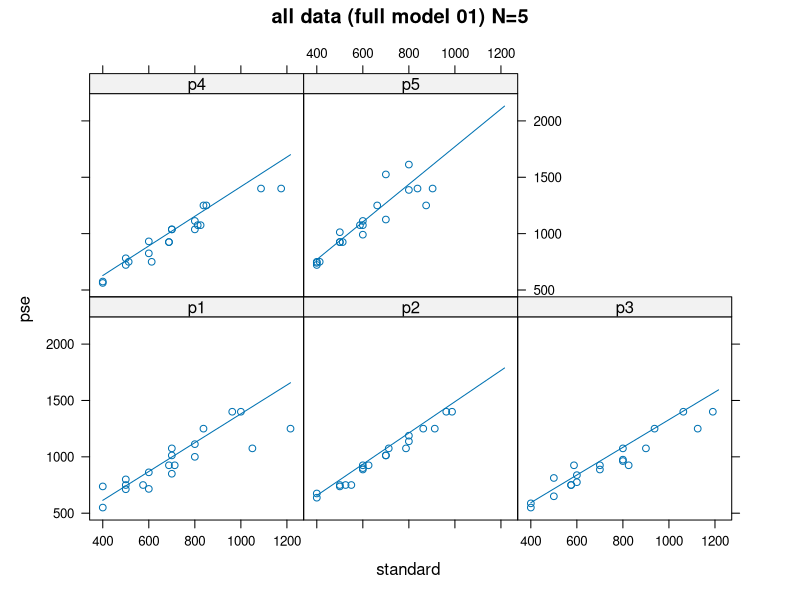
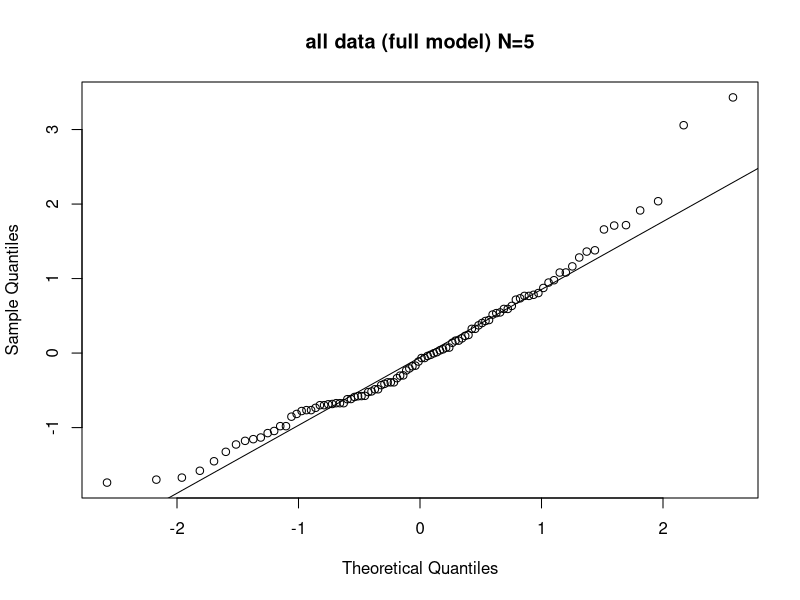
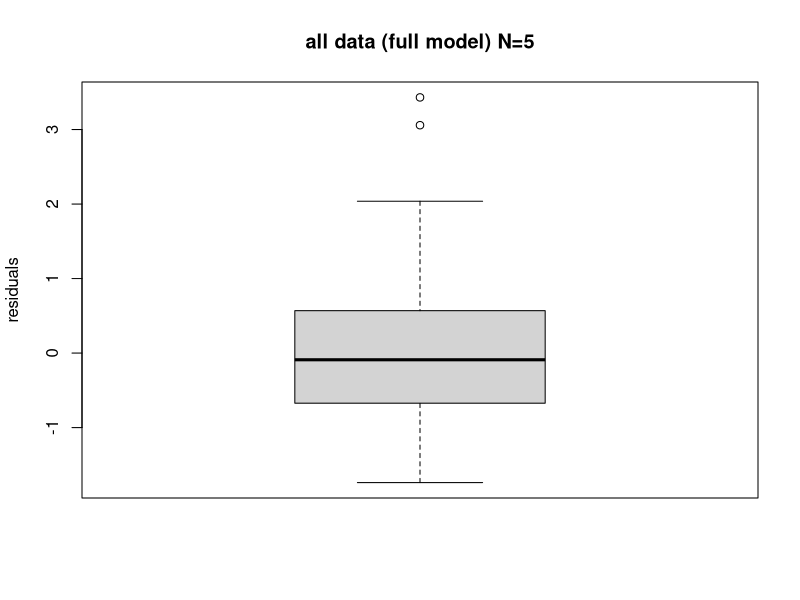
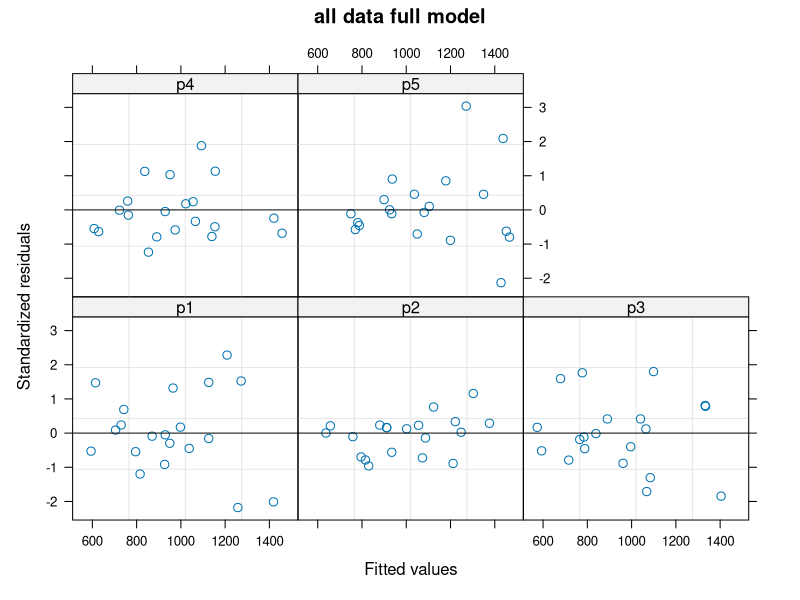
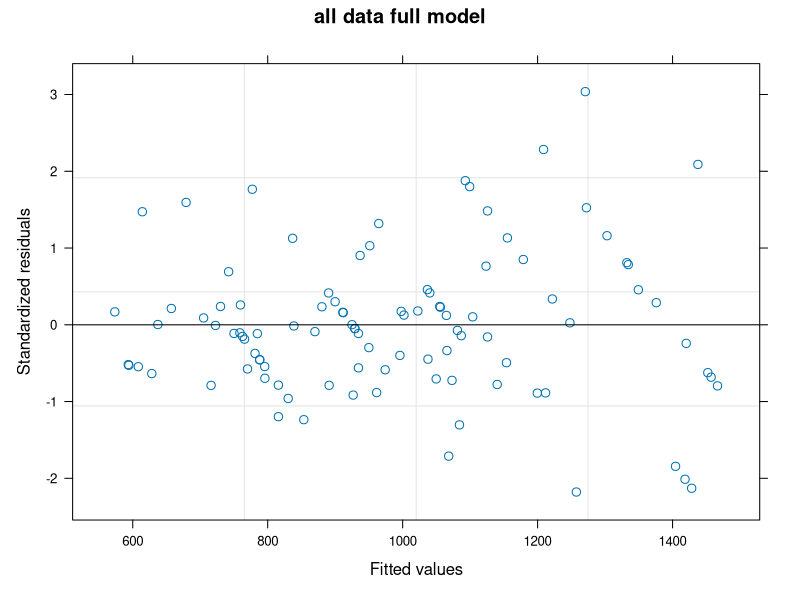
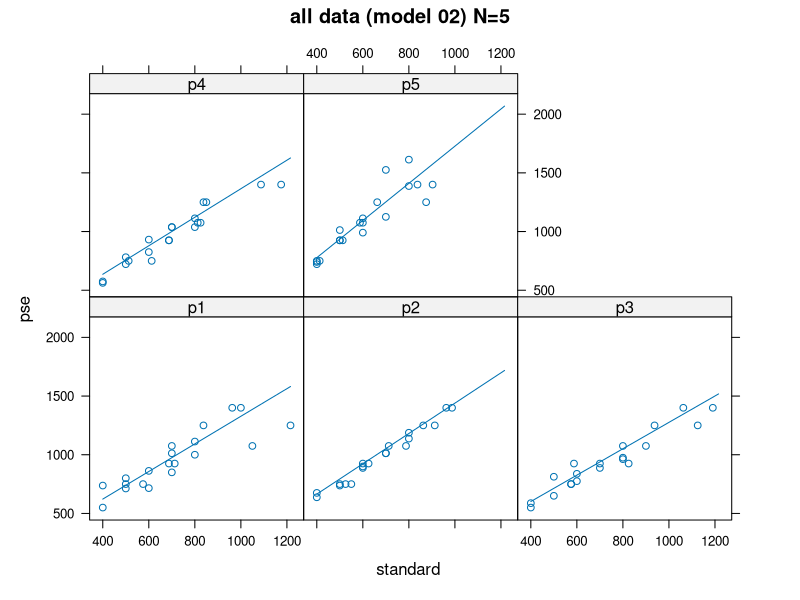
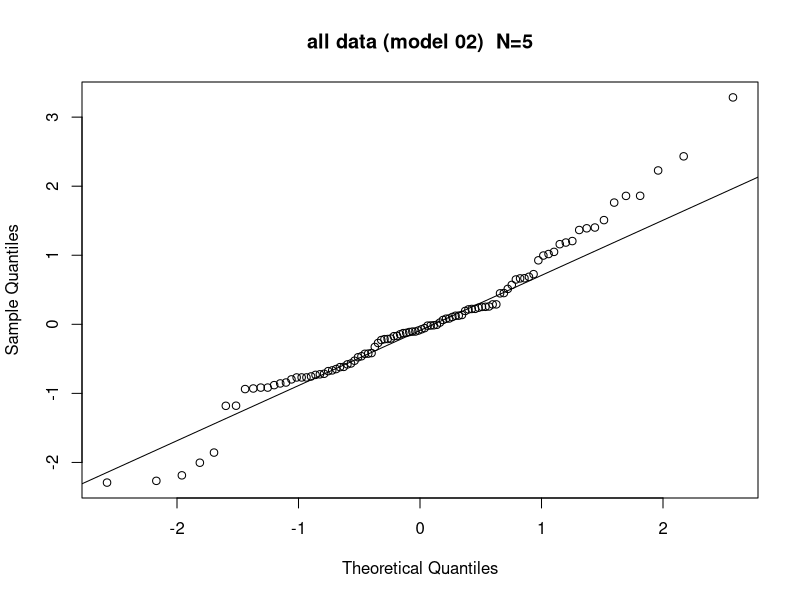
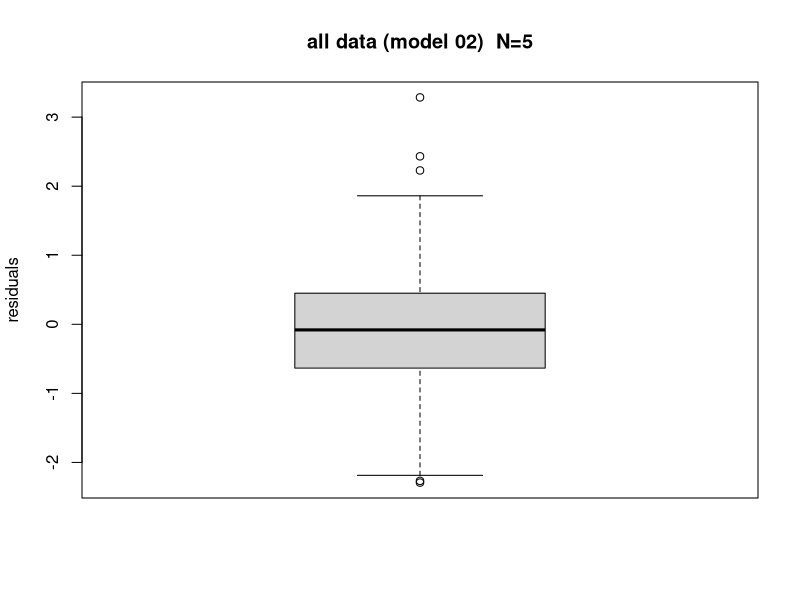

Reproduce these figures in R, in order. (Note: this script raises an error after producing the figures.)
# analysis of PSE (N=5) experiment

# the mixed-model analyses are done using the nlme package

# Pinheiro JC, Bates DM (2000). _Mixed-Effects Models in S and S-PLUS_.
# Springer, New York. doi:10.1007/b98882 <https://doi.org/10.1007/b98882>

# Most of the analyses can be performed with lme4 and lmerTest. However,
# the nlme package has several commands for graphing data/results (e.g., plot(augPred(model)))
# that are quite useful. Also, the nlme package makes it easy to create a mixed-effects
# regression model which assumes that the variance of the within-subject residuals is NOT constant
# across levels of the covariate (the "standard" duration, in this case). It turns our that this
# type of heteroscedatic model fits the data significantly better.

# The book is available on-line from the library.
# Chapters 1 & 4 illustrate how to fit mixed-effects models to several
# data sets. Sections 1.4 & 4.2 are particularly relevant to your data.
# Section 4.3 illustrates commands that can be used to evaluate the goodness of
# fit. Finally, Chapter 5 describes how the framework can be extended to handle
# cases where the within-participant residuals are not constant variance and/or
# independent. My analyses have assumed independence but I did fit models that allowed
# the variance of the residuals to vary according to a power-function of abs(standard).
# Section 5.2.2 shows how to create a heteroscedatic model like the one I used.




# initialize ---------

graphics.off()
setwd(dirname(rstudioapi::getActiveDocumentContext()$path))

options(contrasts = c("contr.sum", "contr.poly"))
library(nlme)
library(lme4)
library(lattice)

dat5 <- read.csv("heterogenous_regression_5.csv", stringsAsFactors = T)
dat5$repetition <- as.factor(dat5$repetition)
dat5$Participant <- factor(dat5$Participant, labels = "p")

summary(dat5)
nr <- dim(dat5)[1]
dat5$standard <- rep(0, nr)
dat5$pse <- rep(0, nr)
tmp <- dat5$envelope_1 == "flat"
dat5$standard[tmp] <- dat5$Flat[tmp]
dat5$pse[tmp] <- dat5$Percussive[tmp]

tmp <- dat5$envelope_1 == "perc"
dat5$standard[tmp] <- dat5$Flat[tmp]
dat5$pse[tmp] <- dat5$Percussive[tmp]


# nlme defines a groupedData object...
#  it is is a special type of data frame that allows us to use augPred command

dat5 <- groupedData(formula = pse ~ standard | Participant, data = dat5)
class(dat5)
summary(dat5)

# homogeneous variance models ---------
# create model assuming error variance is constant across all levels of standard duration

all.lme.01 <- lme(fixed = pse ~ standard * envelope_1 * repetition, random = ~ 1 + standard | Participant, data = dat5)
anova(all.lme.01)

# dropping envelope_1
all.lme.02 <- lme(fixed = pse ~ standard * repetition, random = ~ 1 + standard | Participant, data = dat5)
anova(all.lme.02)

# dropping repetition
all.lme.03 <- lme(fixed = pse ~ standard, random = ~ 1 + standard | Participant, data = dat5)
anova(all.lme.03)

# compare models using AIC & BIC measures (lower values are better)
# need to refit models using ML instead of default REML because they have different fixed effects
anova(
     update(all.lme.01, method = "ML"),
     update(all.lme.02, method = "ML"),
     update(all.lme.03, method = "ML")
) # model 02 is best:

# first check the full model:
dat.fitted <- augPred(all.lme.01)
plot(dat.fitted, main = "all data (full model 01) N=5")
summary(all.lme.01)
coef(summary(all.lme.01)) # values of fixed effects
anova(all.lme.01) # anova on fixed effects
VarCorr(all.lme.01) # variance of random effects
# SD(intercept) = 0.59; SD(slope) = 0.17 [VERY SMALL SDs!]
coef(all.lme.01) # coefficients for individual subjects
ranef(all.lme.01) # lists values of random effects for individual subjects

# evaluate statistical significance of random effects
# gls is an nlme-defined command that uses Generalized Least Squares to fit a fixed-effects model
all.lm.01 <- gls(pse ~ standard * envelope_1 * repetition, data = dat5) # create a fixed-effects model with no random effects
anova(all.lm.01, all.lme.01) # mixed-effects model is better

# check residuals:
# N.B. Using pearson/standardized residuals gives the same results as
# the regular "raw" residuals IN THIS CASE
qqnorm(residuals(all.lm.01, type = "p"), main = "all data (full model) N=5")
qqline(residuals(all.lm.01, type = "p")) # slight positive skew
boxplot(residuals(all.lm.01, type = "p"), main = "all data (full model) N=5", ylab = "residuals")
# following plots suggest that variance is not constant across "standard"
plot(all.lme.01, resid(., type = "p") ~ fitted(.) | Participant, abline = 0, main = "all data full model")
plot(all.lme.01, resid(., type = "p") ~ fitted(.), abline = 0, main = "all data full model")

# now check "best-fitting" model 02:
plot(augPred(all.lme.02), main = "all data (model 02) N=5") # model 02 is best
coef(summary(all.lme.02)) # values of fixed effects
anova(all.lme.02) # anova on fixed effects
VarCorr(all.lme.02) # variance of random effects
# SD(intercept) = 8.37; SD(slope) = 0.18 [these values seem more believable]
coef(all.lme.02) # coefficients for individual subjects
ranef(all.lme.02) # lists values of random effects for individual subjects

# evaluate statistical significance of random effects
all.lm.02 <- gls(pse ~ standard * repetition, data = dat5) # create a fixed-effects model with no random effects
anova(all.lm.02, all.lme.02) # mixed-effects model is better

qqnorm(residuals(all.lme.02, type = "p"), main = "all data (model 02)  N=5")
qqline(residuals(all.lme.02, type = "p")) # slight positive skew
boxplot(residuals(all.lme.02, type = "p"), main = "all data (model 02)  N=5", ylab = "residuals")
# following plots suggest that variance is not constant across "standard"
plot(all.lme.02, resid(., type = "p") ~ fitted(.) | Participant, abline = 0, main = "all data best-fit model")
plot(all.lme.02, resid(., type = "p") ~ fitted(.), abline = 0, main = "all data best-fit model")
# the residuals increase with increasing fitted-values

## random intercept only models --------
all.lme.01b <- update(all.lme.01, random = ~ 1 | Participant)
all.lme.02b <- update(all.lme.02, random = ~ 1 | Participant)

# comparing models... they have the same fixed effects so we don't have to re-fit using ML
# comparisons of models shows random intercept+slope is better
anova(all.lme.01b, all.lme.01) # 01 is better
anova(all.lme.02b, all.lme.02) # 02 is better

best.homogeneous.lme.mod <- all.lme.02 # save for later

# heteroscedastic model --------
# examination of residuals suggests that variance is not homogeneous
# re-fit data using models that allow variance of residuals to change with fitted values

all.lme.hetero.01 <- update(all.lme.01, weights = varPower(form = ~ fitted(.) | Participant))
summary(all.lme.hetero.01)
anova(all.lme.01, all.lme.hetero.01) # hetero model fits better

## random intercept only model ------------
all.lme.hetero.01b <- update(all.lme.hetero.01, random = ~ 1 | Participant) # intercept only
anova(all.lme.hetero.01b, all.lme.hetero.01) # intercept+slope model is better

plot(augPred(all.lme.hetero.01), main = "all data (full hetero model 01) N=5")
coef(summary(all.lme.hetero.01)) # values of fixed effects
anova(all.lme.hetero.01) # anova on fixed effects
VarCorr(all.lme.hetero.01) # variance of random effects
# SD(intercept) = 13.7; SD(slope) = 0.204
coef(all.lme.hetero.01) # coefficients for individual subjects
ranef(all.lme.hetero.01) # lists values of random effects for individual subjects

# check residuals
# N.B. Here we want to use the pearson/standardized residuals because
# (unlike the raw residuals) they take into account the heteroscedasticity of the model
# see Pinheiro & Bates (2000) page 218

# these residuals look normal to me:
qqnorm(residuals(all.lme.hetero.01, type = "p"), main = "all data (full hetero model 01) N=5")
qqline(residuals(all.lme.hetero.01, type = "p"))
boxplot(residuals(all.lme.hetero.01, type = "p"), main = "all data (full hetero model 01) N=5", ylab = "residuals")
plot(all.lme.hetero.01, resid(., type = "p") ~ fitted(.) | Participant, abline = 0, main = "all data (full hetero model 01)")
plot(all.lme.hetero.01, resid(., type = "p") ~ fitted(.), abline = 0, main = "all data (full hetero model 01)")

# following qq plot of raw residuals are different from previous qq plot
# qqnorm(residuals(all.lme.hetero.01),main="all data (full hetero model 01) N=5")
# qqline(residuals(all.lme.hetero.01))



# simplify model by removing non-significant effects:
all.lme.hetero.02 <- update(all.lme.hetero.01, fixed = pse ~ standard + repetition)
anova(update(all.lme.hetero.02, method = "ML"), update(all.lme.hetero.01, method = "ML")) # simpler model is preferred
plot(augPred(all.lme.hetero.02), main = "all data (reduced hetero model 02) N=5")
coef(summary(all.lme.hetero.02)) # values of fixed effects
anova(all.lme.hetero.02) # anova on fixed effects
VarCorr(all.lme.hetero.02) # variance of random effects
# SD(intercept) = 21.8; SD(slope) = 0.214
coef(all.lme.hetero.02) # coefficients for individual subjects
ranef(all.lme.hetero.02) # lists values of random effects for individual subjects

# check residuals... they look normal to me
qqnorm(residuals(all.lme.hetero.02, type = "p"), main = "all data (reduced hetero model 02) N=5")
qqline(residuals(all.lme.hetero.02, type = "p"))
boxplot(residuals(all.lme.hetero.02, type = "p"), main = "all data (reduced hetero model 02) N=5", ylab = "residuals")
plot(all.lme.hetero.02, resid(., type = "p") ~ fitted(.) | Participant, abline = 0, main = "all data (reduced hetero model 02)")
plot(all.lme.hetero.02, resid(., type = "p") ~ fitted(.), abline = 0, main = "all data (reduced hetero model 02)")

# evaluate random effects
# create fixed-effects heteroscedatic model
all.lm.hetero.02 <- gls(pse ~ standard + repetition, weights = varPower(form = ~ fitted(.) | Participant), data = dat5)
anova(all.lm.hetero.02, all.lme.hetero.02) # mixed-effects model is better

best.hetero.lme.model <- all.lme.hetero.02
# hetereo model fits best:
anova(update(best.homogeneous.lme.mod, method = "ML"), update(best.hetero.lme.model, method = "ML"))

# SUMMARY OF BEST MODEL ----------
best.lme.model <- all.lme.hetero.02
anova(best.lme.model) # anova on fixed effects
VarCorr(best.lme.model) # variance & SDs of random effects
coef(summary(best.lme.model)) # values of fixed effects
coef(best.lme.model) # coefficient values (fixed + random) for individual subjects
ranef((best.lme.model)) # random effects for each subject
qqnorm(residuals(best.lme.model))
qqline(residuals(best.lme.model))
hist(residuals(best.lme.model))

# compare the coefficients estimated by the homogeneous and hetereoscedatic models:
plot(compareFits(coef(best.lme.model), coef(all.lme.02)[, -4]))

# Here I re-create the plots with examples of how to tweak the graphical parameters:
# N.B. You may have to re-size RStudio's plot window to see all of the axis labels...

# following command creates a list of legend parameters (e.g., line colors)
# simpleKey(text=c("fixed","random"),points=F,lines=T)

# following creates a figure with the average regression line an regression lines
# for each subject. Delete "level=0:1" to remove fixed/average regression line

lineColors <- trellis.par.get("superpose.line")$col # default colors

plot(augPred(best.lme.model, level = 0:1),
     grid = T,
     par.strip.text = list(cex = 1.5),
     xlab = list(label = "standard (msec)", cex = 2),
     ylab = list(label = "pse (msec)", cex = 2),
     pch = 1,
     cex = 2,
     key = list(
          columns = 2, text = list(lab = c("fixed", "participant")),
          lines = list(cex = 1, lwd = 2, lty = c(1, 3), col = lineColors[1:2])
     ),
     # key=listcolumns = 2,text=list(lab=c("fixed","participant"),col="black",cex=1.5),
     #          lines=list(cex=1,col=c("black"),lwd=1.5,lty=c(1,2))),
     # col=c("black"),
     lwd = 3,
     lty = c(1, 3),
     scales = list(cex = 1.125),
     main = "Heteroscedatic Model",
     par.settings = list(par.main.text = list(cex = 2))
)

plot(best.lme.model,
     resid(., type = "p") ~ fitted(.) | Participant,
     par.strip.text = list(cex = 1.5),
     abline = 0,
     col = "black",
     cex = 1.5,
     scales = list(cex = 1.125),
     ylab = list(label = "Standardized Residuals", cex = 2)
)

plot(best.lme.model,
     resid(., type = "p") ~ fitted(.),
     abline = 0,
     col = "black",
     cex = 1.5,
     scales = list(cex = 1.5),
     ylab = list(label = "Standardized Residuals", cex = 2),
     xlab = list(label = "Fitted Values", cex = 2)
)



no_rep <- update(best.lme.model, fixed = pse ~ standard)
anova(update(best.lme.model, method = "ML"), update(no_rep, method = "ML"))

dat5 |>
     # filter(Participant %in% c(1, 5)) |>
     ggplot(aes(Flat, Percussive)) +
     geom_point() +
     geom_smooth(method = "lm") +
     facet_wrap(vars(Participant, repetition)) +
     theme_classic() +
     stat_regline_equation(label.x = 900, label.y = 450, aes(label = ..eq.label..)) +
     stat_regline_equation(label.x = 900, label.y = 300, aes(label = ..rr.label..))
ggsave("/Users/connorwessel/Downloads/pse_analyses/rep_plot.pdf")
